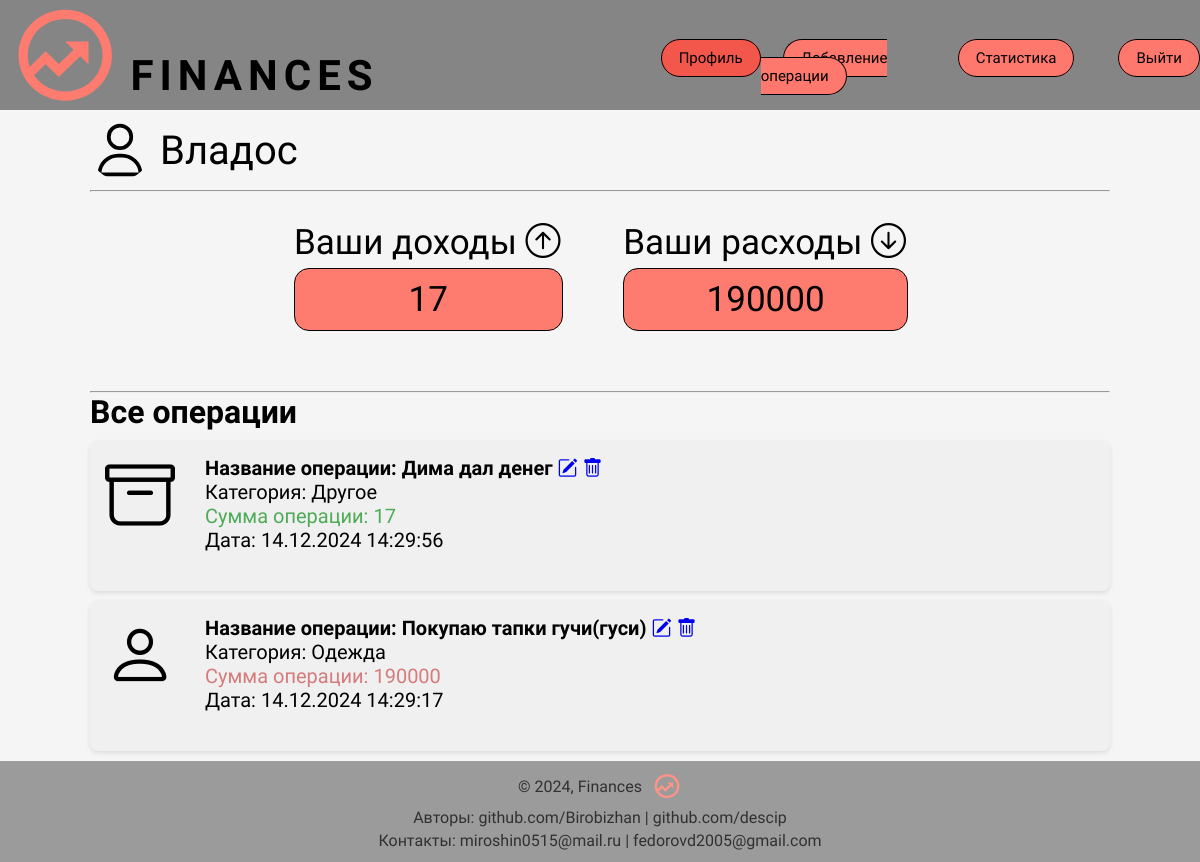
/users/profile/ (signed in), run on an earlier commit of the app's database.
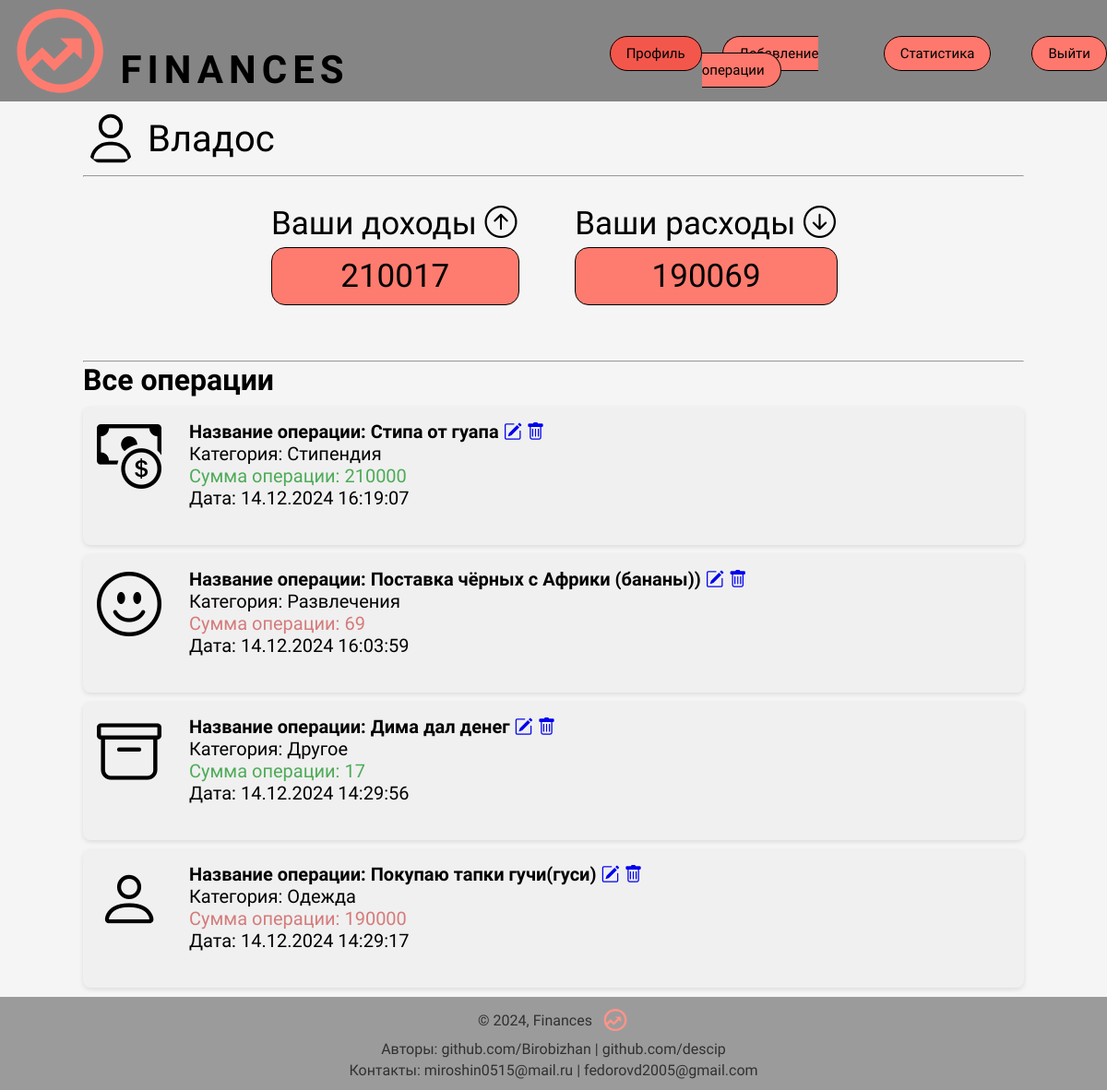
And on a later commit of the database.
### finance_site/models.py (models this page shows, shortened)
class Finance_site(models.Model):
    class Type(models.TextChoices):
        INCOME = '0', 'Доход'
        EXPENSES = '1', 'Расход'
    operation_type = models.CharField(max_length=10, choices=Type.choices, default=1, verbose_name='Тип операции')
    cat = models.ForeignKey('Category', on_delete=models.PROTECT, related_name='posts', verbose_name='Категории', null=True)
    operation_name = models.CharField(max_length=255, verbose_name='Название операции')
    notes = models.TextField(blank=True, verbose_name='Заметки')
    amount = models.IntegerField(verbose_name='Сумма')
    author = models.ForeignKey('auth.user', on_delete=models.PROTECT, verbose_name='Автор', editable=False)
    time_create = models.DateTimeField(auto_now_add=True, verbose_name='Время создания')
    objects = models.Manager()
    class Meta:
        verbose_name = 'Операции'
        verbose_name_plural = "Операции"
        ordering = ['-time_create']
        indexes = [
            models.Index(fields=['-time_create'])
        ]

class Category(models.Model):
    name = models.CharField(max_length=100, db_index=True, verbose_name='Категория операции')
    type = models.BooleanField(verbose_name='Тип операции', default=1)
    class Meta:
        verbose_name = 'Категории'
        verbose_name_plural = "Операции"
    def __str__(self):
        return self.name

### users/views.py (the view)
# urls.py: path('profile/', views.ProfileUser.as_view(), name='profile'),
class ProfileUser(LoginRequiredMixin, ListView):
    model = get_user_model()
    template_name = 'users/icons.html'
    extra_context = {"title": 'Профиль'}
    context_object_name = 'posts'
    def get_context_data(self, **kwargs):
        context = super().get_context_data(**kwargs)
        context['expenses'] = Finance_site.objects.filter(operation_type=1, author__username=self.request.user.username).aggregate(Sum('amount'))
        context['income'] = Finance_site.objects.filter(operation_type=0, author__username=self.request.user.username).aggregate(Sum('amount'))
        return context
    def get_queryset(self):
        return Finance_site.objects.filter(author__username=self.request.user.username)

### users/templates/users/icons.html
{% extends 'users/profile.html' %}
{% block icons %}
{% if p.cat_id == 2 %}
<i class="bi bi-cart"></i>
{% elif p.cat_id == 1 %}
<i class="bi bi-credit-card"></i>
{% elif p.cat_id == 3 %}
<i class="bi bi-coin"></i>
{% elif p.cat_id == 4 %}
<i class="bi bi-person"></i>
{% elif p.cat_id == 5 %}
<i class="bi bi-bank"></i>
{% elif p.cat_id == 6 %}
<i class="bi bi-cash-coin"></i>
{% elif p.cat_id == 7 %}
<i class="bi bi-archive"></i>
{% elif p.cat_id == 8 %}
<i class="bi bi-piggy-bank"></i>
{% elif p.cat_id == 9 %}
<i class="bi bi-bank2"></i>
{% elif p.cat_id == 10 %}
<i class="bi bi-egg-fried"></i>
{% elif p.cat_id == 11 %}
<i class="bi bi-emoji-smile"></i>
{% elif p.cat_id == 12 %}
<i class="bi bi-book"></i>
{% elif p.cat_id == 13 %}
<i class="bi bi-heart"></i>
{% elif p.cat_id == 14 %}
<i class="bi bi-bus-front"></i>
{% elif p.cat_id == 15 %}
<i class="bi bi-droplet"></i>
{% elif p.cat_id == 16 %}
<i class="bi bi-building"></i>
{% elif p.cat_id == 17 %}
<i class="bi bi-archive"></i>
{% endif %}
{% endblock %}

### users/templates/users/profile.html (shortened to what this page needs)
{% extends 'base.html' %}
{% block dop_info %}
    <link type="text/css" href="../../static/users/css/profile.css" rel="stylesheet">
    <link rel="stylesheet" href="https://cdn.jsdelivr.net/npm/bootstrap-icons@1.5.0/font/bootstrap-icons.css">
{% endblock %}
{% block content %}
<div class="wrapper">
    <div class="user">
        <span class="username">{{ user.username }}</span>
        <img class="useravatar" src="../../static/users/images/profile.svg" width="300px" height="100px" alt="">
    </div>
    <hr>
    <ul class="boxes">
        <li class="income">Ваши доходы <i class="bi bi-arrow-up-circle"></i> <p>{{ income.amount__sum }}</p></li>
        <li class="outcome">Ваши расходы <i class="bi bi-arrow-down-circle"></i> <p>{{ expenses.amount__sum }}</p></li>
    </ul>
    <hr>
    <h1>Все операции</h1>
    <ul class="list-articles">
        {% for p in posts %}
        <li>
            <div class="operation-block">
                <div class="cart">
                    {% block icons %}
                    {% endblock %}
                    </div>
                <div class="article-panel">
                    <h4>
                        Название операции: {{ p.operation_name }}
                         <a href="/edit/{{ p.pk }}/"><i class="bi bi-pencil-square"></i></a>
                         <a href="/delete/{{ p.pk }}/"><i class="bi bi-trash"></i></a>
                    </h4>
                    <p>Категория: {{p.cat}}</p>
                    {% if p.operation_type == '0' %}
                    <div class="inic">
                        <p>Сумма операции: {{ p.amount }}</p>
                    </div>
                    {% else %}
                    <div class="expen">
                        <p>Сумма операции: {{p.amount}}</p>
                    </div>
                    {% endif %}
                    <p class="last">Дата: {{ p.time_create|date:"d.m.Y H:i:s" }}</p>
                    <br>
                </div>
            </div>
        </li>
        {% endfor %}
    </ul>
</div>
{% endblock %}

### templates/base.html (shortened to what this page needs)
<!DOCTYPE html>
<html lang="en">
<head>
	<link rel="stylesheet" href="https://cdn.jsdelivr.net/npm/bootstrap-icons@1.5.0/font/bootstrap-icons.css">
	{% block dop_info %}
	{% endblock %}
</head>
<body>
    <header class="container">
		<img src="../../static/finance_site/images/Logo.svg" width="140px" height="110px" alt="">
		<span class="finances">FINANCES</span>
		<div class="login">
			<ul>
				{% if request.path == '/users/profile/' %}
                <li class="btn_active"><a href="/users/profile/">Профиль</a></li>
				{% else %}
				<li class="btn"><a href="/users/profile/">Профиль</a></li>
				{% endif %}
				{% if request.path == '/addpage/' %}
				<li class="btn_active"><a href="/addpage/">Добавление операции</a></li>
				{% else %}
				<li class="btn"><a href="/addpage/">Добавление операции</a></li>
				{% endif %}
				{% if request.path == '/dashboard/' %}
				<li class="btn_active"><a href="/dashboard/">Статистика</a></li>
				{% else %}
				<li class="btn"><a href="/dashboard/">Статистика</a></li>
				{% endif %}
                <form id="logoutForm" method="post" action="{% url 'users:logout' %}">
                    <li class="btn"><a href="#" onclick="document.getElementById('logoutForm').submit(); return false;">Выйти</a></li>
                </form>
			</ul>
		</div>
	</header>
{% block content %} {% endblock %}
<div class="footer">
    <div class="footer-content">
        <span class="footer-finances">© 2024, Finances</span>
        <img src="../../static/finance_site/images/Logo.svg" width="30px" height="30px" alt="Логотип">
    </div>
    <div class="footer-emails">
        <span>Авторы: github.com/Birobizhan | github.com/descip</span>
        <span>Контакты: miroshin0515@mail.ru | fedorovd2005@gmail.com</span>
    </div>
	</div>
</body>

### users/static/users/css/profile.css (style rules this page uses)
* { margin: 0; padding: 0; }
body { font-family: 'Ubuntu', sans-serif; font-weight: 400; background: #F5F5F5; display: flex; flex-direction: column; min-height: 100vh; margin: 0; }
a { text-decoration: none; }
img { max-width: 100%; }
header { background-color: #868585; width: 100%; height: 15%; display: flex; align-items: flex-end; }
header .finances { text-transform: uppercase; font-size: 42px; font-weight: 800; padding-bottom: 10px; letter-spacing: 6px; }
header .login { float: right; padding-bottom: 25px; padding-left: 260px; font-size: 15px; }
header ul { list-style: none; display: flex; text-indent: 22px; }
header ul li { display: inline-block; }
header ul li a { color: #000; border: 1px solid #000000; }
header ul li.btn a { background: #FE786D; padding: 9px 17px; border-radius: 25px; transition: all 500ms ease; }
header ul li.btn_active a { background: #f3574c; padding: 9px 17px; border-radius: 25px; transition: all 500ms ease; }
.wrapper { width: 85%; margin: 0 auto; }
.user { width: 100%; margin: 0 auto; padding: 10px 0; display: flex; align-items: center; gap: 10px; }
.username { order: 1; font-weight: 300; font-size: 40px; }
.useravatar { width: 60px; height: 60px; border-radius: 50%; }
ul { list-style-type: none; }
.boxes { padding-top: 30px; padding-left: 20%; width: 60%; display: flex; gap: 50px; padding-bottom: 60px; justify-content: space-between; }
.boxes li { display: inline-block; font-weight: 500; font-size: 35px; }
.boxes p { margin-top: 5px; background: #FE7C6F; border: 1px solid #000; border-radius: 15px; width: 100%; display: flex; justify-content: center; align-items: center; padding: 10px 0; }
.footer { background-color: #868585; font-weight: 500; font-size: 16px; opacity: 80%; color: #000; padding: 10px 0; text-align: center; margin-top: auto; }
.footer-content { max-width: 1020px; margin: 0 auto; display: flex; align-items: center; justify-content: center; }
.footer-finances { margin-right: 10px; }
.footer-emails { margin-top: 5px; display: flex; flex-direction: column; align-items: center; }
.footer-emails span { margin: 2px 0; }
.operation-block { background-color: #f0f0f0; padding: 15px; font-size: 20px; border-radius: 8px; margin: 10px 0; box-shadow: 0 2px 5px rgba(0, 0, 0, 0.1); display: flex; align-items: left; }
.inic { color: #4DAB57; }
.expen { color: #D57B7B; }
.cart { font-size: 70px; }
.article-panel { margin-left: 30px; }

What changed in the data, as far as the page shows it:
added Finance_site: operation_name "Стипа от гуапа", cat "Стипендия", amount "210000", time_create "14.12.2024 16:19:07"
added Finance_site: operation_name "Поставка чёрных с Африки (бананы))", cat "Развлечения", amount "69", time_create "14.12.2024 16:03:59"
Also different on the page:
{{ income.amount__sum }}: "17" → "210017"
{{ expenses.amount__sum }}: "190000" → "190069"
